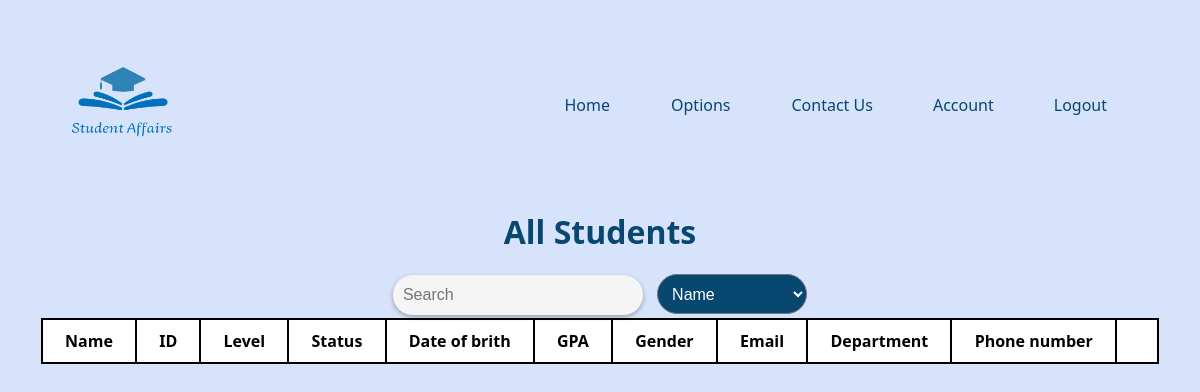
The app's page /viewStudents (signed in), older data.
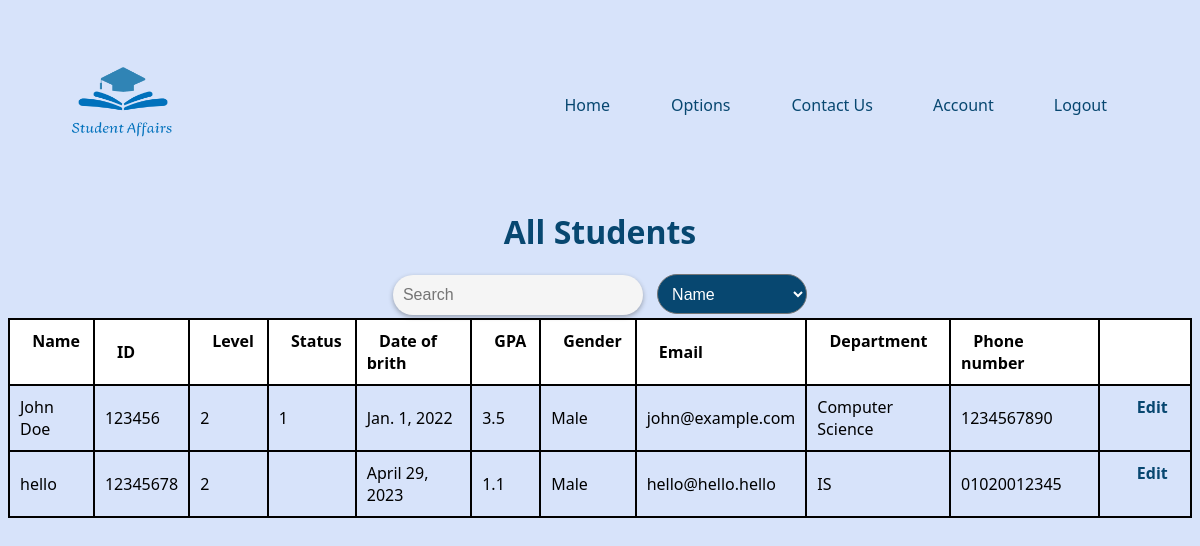
The same page, newer data.
### app/models.py (models this page shows, shortened)
class Student(models.Model):
    name = models.CharField(max_length=50)
    id = models.CharField(max_length=10, primary_key=True, unique=True)
    level = models.IntegerField()
    status = models.CharField(max_length=10)
    date = models.DateField()
    gpa = models.FloatField()
    gender = models.CharField(max_length=10)
    department = models.CharField(max_length=20)
    email = models.CharField(max_length=100)
    phone = models.CharField(max_length=10)

### app/views.py (the view)
# urls.py: path('viewStudents', views.view_students, name='view_students'),
def view_students(request):
    if 'current_user' not in request.session:
        return redirect('login')
    students = Student.objects.all()
    return render(request, 'pages/view_Students.html', {'students': students})

### templates/pages/view_Students.html (shortened to what this page needs)
{% extends 'base.html'%}
{% load static %}
{% block CSS%}
<link rel="stylesheet" href="{% static 'style/style.css' %}">
{% endblock%}
{% block nav%}
<li><a href="/">Home</a></li>
<li class="navBar-options">
    <a href="#" class="options-btn">Options</a>
</li>
<li><a href="contact"> Contact Us</a></li>
<li class="navBar-account">
    <a href="#" class="account-btn">Account</a>
</li>
<li><a id="logout" href="/logout">Logout</a></li>
{% endblock%}
{% block content%}
    <form action="Department.html" method="post">
      <div class="view" style="align-items: center; text-align: center;">
        <table border="1" id="student-table-body">
          <h1 class="header_view mb-25">All Students</h1>
          <div class="search-container mb-25">
            <input type="search" placeholder="Search" id="searchName" class="search" />
            <select class="search-option">
              <option value="0">Name</option>
            </select>
          </div>
          <thead>
            <tr>
              <th>&ensp; Name &ensp; </th>
              <th>&ensp; ID &ensp;</th>
              <th>&ensp; Level &ensp;</th>
              <th>&ensp; Status &ensp;</th>
              <th>&ensp; Date of brith &ensp;</th>
              <th>&ensp; GPA &ensp;</th>
              <th>&ensp; Gender &ensp;</th>
              <th>&ensp; Email &ensp;</th>
              <th>&ensp; Department &ensp;</th>
              <th>&ensp; Phone number &ensp;</th>
              <th>&ensp; &ensp;</th>
          </thead>
            <tbody>
                {% for student in students %}
                    <tr>
                    <td>{{ student.name }}</td>
                    <td>{{ student.id }}</td>
                    <td>{{ student.level }}</td>
                    <td>{{ student.status }}</td>
                    <td>{{ student.date }}</td>
                    <td>{{ student.gpa }}</td>
                    <td>{{ student.gender }}</td>
                    <td>{{ student.email }}</td>
                    <td>{{ student.department }}</td>
                    <td>{{ student.phone }}</td>
                    <td><a href="{% url 'Edit_students' student.id %}" class="edit">&ensp; Edit &ensp;</a></td>
                  </tr>
                {% endfor %}
            </tbody>
        </table>
    </div>
</form>
{% endblock %}

Row changes from the older to the newer data that the page shows:
added Student: name "John Doe", id "123456", level "2", status "1", date "Jan. 1, 2022", gpa "3.5", gender "Male", email "john@example.com", department "Computer Science", phone "1234567890"
added Student: name "hello", id "12345678", level "2", date "April 29, 2023", gpa "1.1", gender "Male", email "hello@hello.hello", department "IS", phone "01020012345"
